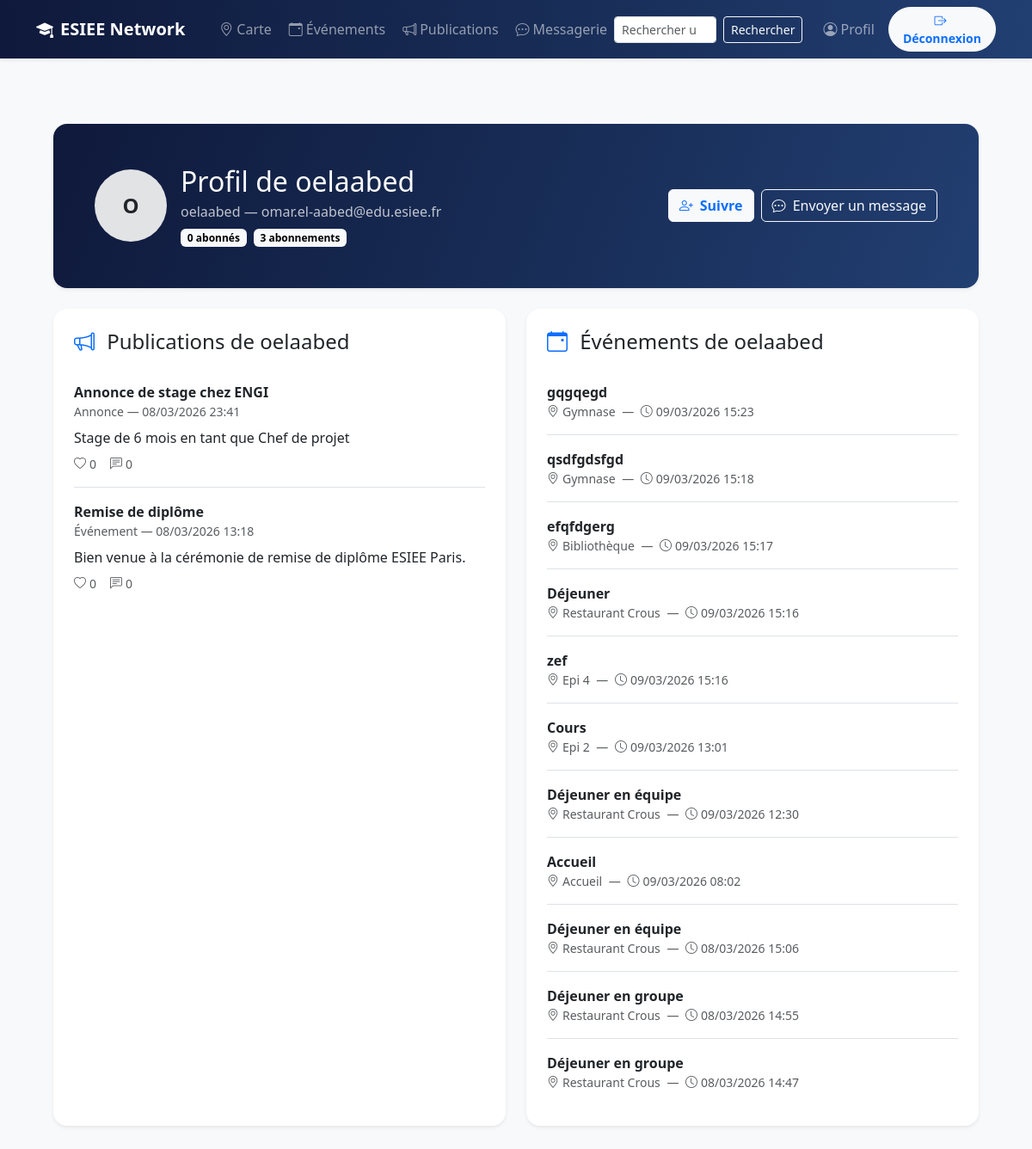
The app's page /profil/oelaabed/ (signed in), older data.
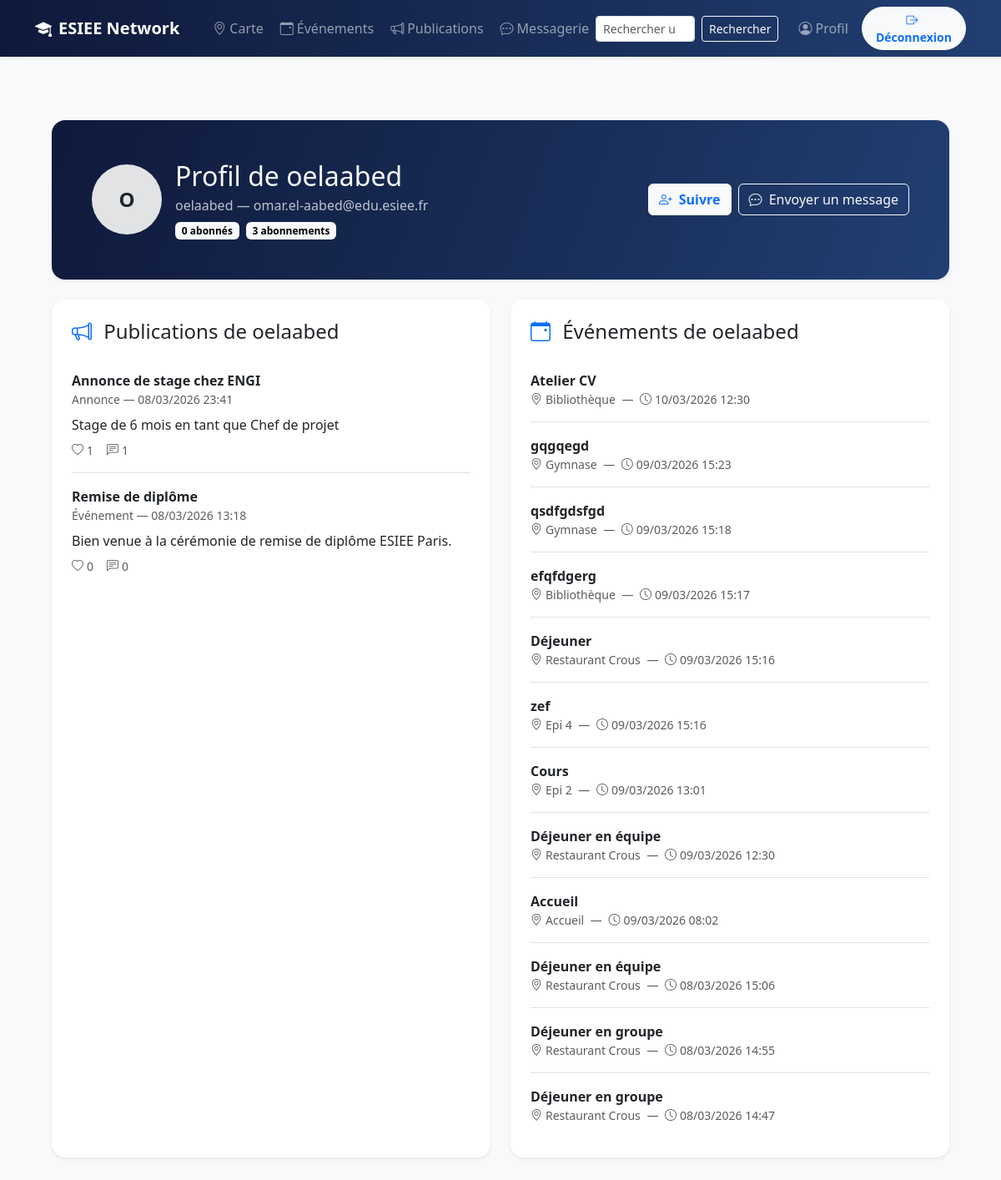
The same page, newer data.
### posts/models.py (models this page shows, shortened)
class Post(models.Model):
    POST_TYPES = [
        ('help', ' Demande d’aide'),
        ('event', ' Événement'),
        ('announcement', ' Annonce'),
        ('lost', ' Objet perdu/trouvé'),
        ('other', ' Autre'),
    ]
    author = models.ForeignKey(User, on_delete=models.CASCADE)
    title = models.CharField(max_length=100)
    content = models.TextField()
    post_type = models.CharField(max_length=20, choices=POST_TYPES, default='other')
    image = models.ImageField(upload_to='posts/', blank=True, null=True)
    created_at = models.DateTimeField(auto_now_add=True)
    def total_likes(self):
        return self.likes.count()

### events/models.py (models this page shows, shortened)
class Event(models.Model):
    title = models.CharField(max_length=200)
    description = models.TextField(blank=True)
    location = models.ForeignKey(
        Location,
        on_delete=models.PROTECT,
        related_name="events",
        verbose_name="Lieu",
    )
    start_at = models.DateTimeField()
    end_at = models.DateTimeField(null=True, blank=True)
    created_by = models.ForeignKey(
        settings.AUTH_USER_MODEL,
        on_delete=models.CASCADE,
        related_name="events_created",
    )
    created_at = models.DateTimeField(auto_now_add=True)
    updated_at = models.DateTimeField(auto_now=True)
    class Meta:
        ordering = ["start_at", "title"]

class Location(models.Model):
    name = models.CharField(max_length=80, unique=True)
    slug = models.SlugField(max_length=80, unique=True)
    x_percent = models.DecimalField(
        max_digits=5,
        decimal_places=2,
        validators=[MinValueValidator(0), MaxValueValidator(100)],
    )
    y_percent = models.DecimalField(
        max_digits=5,
        decimal_places=2,
        validators=[MinValueValidator(0), MaxValueValidator(100)],
    )
    class Meta:
        ordering = ["name"]

### users/views.py (the view)
# urls.py: path('profil/<str:username>/', views.user_profile, name='user_profile'),
@login_required
def user_profile(request, username):
    user_obj = get_object_or_404(User, username=username)
    posts = Post.objects.filter(author=user_obj).order_by('-created_at')
    events = Event.objects.filter(created_by=user_obj).order_by('-start_at')
    is_self = (user_obj == request.user)
    is_following = False
    dm_messages = None
    dm_form = None
    if not is_self:
        is_following = Follow.objects.filter(
            follower=request.user,
            followed=user_obj,
        ).exists()
        dm_messages = DirectMessage.objects.filter(
            Q(sender=request.user, receiver=user_obj)
            | Q(sender=user_obj, receiver=request.user)
        ).order_by('created_at')
        dm_form = DirectMessageForm()
    context = {
        'user_obj': user_obj,
        'posts': posts,
        'events': events,
        'is_self': is_self,
        'dm_messages': dm_messages,
        'dm_form': dm_form,
        'is_following': is_following,
    }
    return render(request, 'users/my_profile.html', context)

### users/forms.py
class DirectMessageForm(forms.ModelForm):
    content = forms.CharField(
        label="Votre message",
        widget=forms.Textarea(
            attrs={
                "class": "form-control",
                "rows": 3,
                "placeholder": "Écrire un message…",
            }
        ),
    )
    class Meta:
        model = DirectMessage
        fields = ["content"]

### templates/users/my_profile.html (shortened to what the changed rows need)
{% extends "base.html" %}
{% block content %}
<div class="container py-4 py-lg-5" style="max-width: 1100px;">
  <div class="card border-0 shadow-sm rounded-4 overflow-hidden mb-4">
    <div class="text-light p-4 p-md-5" style="background: linear-gradient(110deg, #0f193b 0%, #182d57 55%, #223f72 100%);">
      <div class="d-flex flex-column flex-lg-row gap-3 gap-lg-4 justify-content-between align-items-lg-center">
        <div class="d-flex align-items-center gap-3">
          <div>
            {% if is_self %}
              <h1 class="h2 mb-1">Mon profil</h1>
            {% else %}
              <h1 class="h2 mb-1">Profil de {{ user_obj.username }}</h1>
            {% endif %}
          </div>
        </div>
      </div>
    </div>
  </div>
  <div class="row g-4">
    <div class="col-lg-6 d-flex">
      <div class="card border-0 shadow-sm rounded-4 w-100">
        <div class="card-body p-4">
          <h2 class="h4 mb-3">
            <i class="bi bi-megaphone me-2 text-primary"></i>
            {% if is_self %}Mes publications{% else %}Publications de {{ user_obj.username }}{% endif %}
          </h2>
          {% if posts %}
            <div class="list-group list-group-flush">
              {% for post in posts %}
                <div class="list-group-item px-0 py-3">
                  <div class="fw-semibold">{{ post.title }}</div>
                  <div class="small text-muted">{{ post.get_post_type_display }} &mdash; {{ post.created_at|date:"d/m/Y H:i" }}</div>
                  <p class="mb-2 mt-2">{{ post.content|truncatechars:120 }}</p>
                  <div class="d-flex align-items-center gap-3 small text-muted">
                    <span><i class="bi bi-heart me-1"></i>{{ post.total_likes }}</span>
                    <span><i class="bi bi-chat-left-text me-1"></i>{{ post.comments.count }}</span>
                  </div>
                </div>
              {% endfor %}
            </div>
          {% endif %}
        </div>
      </div>
    </div>
    <div class="col-lg-6 d-flex">
      <div class="card border-0 shadow-sm rounded-4 w-100">
        <div class="card-body p-4">
          <h2 class="h4 mb-3">
            <i class="bi bi-calendar-event me-2 text-primary"></i>
            {% if is_self %}Mes &eacute;v&eacute;nements{% else %}&Eacute;v&eacute;nements de {{ user_obj.username }}{% endif %}
          </h2>
          {% if events %}
            <div class="list-group list-group-flush">
              {% for event in events %}
                <a href="{% url 'events:detail' event.pk %}" class="list-group-item list-group-item-action px-0 py-3">
                  <div class="fw-semibold">{{ event.title }}</div>
                  <div class="small text-muted">
                    <i class="bi bi-geo-alt me-1"></i>{{ event.location.name }}
                    <span class="mx-1">&mdash;</span>
                    <i class="bi bi-clock me-1"></i>{{ event.start_at|date:"d/m/Y H:i" }}
                  </div>
                </a>
              {% endfor %}
            </div>
          {% endif %}
        </div>
      </div>
    </div>
  </div>
</div>
{% endblock %}

Row changes from the older to the newer data that the page shows:
computed for Post "Annonce de stage chez ENGI": total_likes "0" → "1"; comments.count "0" → "1"
added Event: title "Atelier CV", location.name "Bibliothèque", start_at "10/03/2026 12:30"
